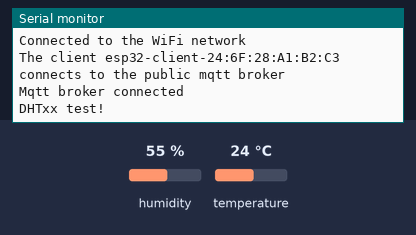
This sketch was run on a simulated ESP32. Parts: the last lines printed to the serial monitor. The test bench sets the inputs (shaded band); at power-on: humidity 55 %, temperature 24 °C. WiFi joins after 1.5 s; servers stay silent unless stated; no MQTT or app messages arrive unless stated.

Above: at 2.7 s.
2.8 s: humidity set to 22 %
At 3.9 s:
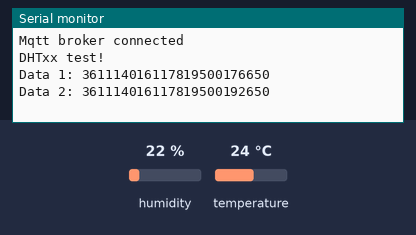
5.8 s: temperature set to 12 °C
At 8.5 s:
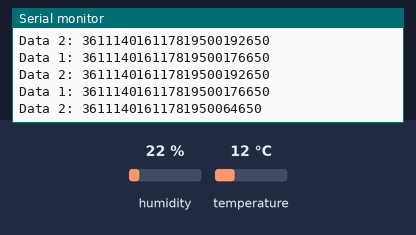
8.8 s: humidity set to 40 %
At 10.5 s:
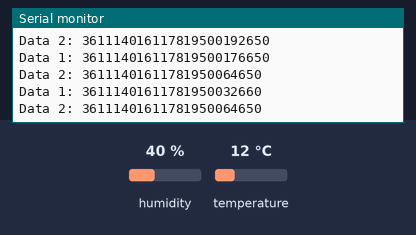

Measured:
- after the input at 2.8 s, the serial monitor: prints a new line after 0.76 s (image 1)
- after the input at 5.8 s, the serial monitor: prints a new line after 1.8 s (image 2)
- after the input at 8.8 s, the serial monitor: prints a new line after 0.78 s (image 3)

The sketch:

mqtt_temp.ino
```cpp
#include <WiFi.h>
#include <PubSubClient.h>

#include "DHT.h"
#define DHTPIN 4
#define DHTTYPE DHT22

// WiFi
const char* ssid = "Quadri";
const char* password = "summertime";

// MQTT Broker
const char *mqtt_broker = "172.20.10.5";
const int mqtt_port = 1883;
const char *topic1 = "IoT_Acres/Hum";
const char *topic2 = "IoT_Acres/Temp";

WiFiClient espClient;
PubSubClient client(espClient);

DHT dht(DHTPIN, DHTTYPE);

uint8_t data1[11];
uint8_t data2[11];
String deviceId = WiFi.macAddress();

void setup() {
 // Set software serial baud to 115200;
 Serial.begin(115200);

 //--------
  data1[0] = strtoul(deviceId.substring(0,2).c_str(), NULL, 16);
  data1[1] = strtoul(deviceId.substring(3,5).c_str(), NULL, 16);
  data1[2] = strtoul(deviceId.substring(6,8).c_str(), NULL, 16);
  data1[3] = strtoul(deviceId.substring(9,11).c_str(), NULL, 16);
  data1[4] = strtoul(deviceId.substring(12,14).c_str(), NULL, 16);
  data1[5] = strtoul(deviceId.substring(15).c_str(), NULL, 16);

  data2[0] = strtoul(deviceId.substring(0,2).c_str(), NULL, 16);
  data2[1] = strtoul(deviceId.substring(3,5).c_str(), NULL, 16);
  data2[2] = strtoul(deviceId.substring(6,8).c_str(), NULL, 16);
  data2[3] = strtoul(deviceId.substring(9,11).c_str(), NULL, 16);
  data2[4] = strtoul(deviceId.substring(12,14).c_str(), NULL, 16);
  data2[5] = strtoul(deviceId.substring(15).c_str(), NULL, 16);
 // connecting to a WiFi network
 WiFi.begin(ssid, password);

 while (WiFi.status() != WL_CONNECTED) {
     delay(500);
     Serial.println("Connecting to WiFi..");
 }
 Serial.println("Connected to the WiFi network");

 //connecting to a mqtt broker
 client.setServer(mqtt_broker, mqtt_port);

 //client.setCallback(callback);

 while (!client.connected()) {
     String client_id = "esp32-client-";
     client_id += String(WiFi.macAddress());
     Serial.printf("The client %s connects to the public mqtt broker\n", client_id.c_str());
     if (client.connect(client_id.c_str()))
     {
         Serial.println("Mqtt broker connected");
     }
     else {
         Serial.print("failed with state ");
         Serial.print(client.state());
         delay(2000);
     }
 }
 // publish and subscribe
 //client.publish(topic, "Hi EMQX I'm ESP32 ^^");
 //client.subscribe(topic);

 Serial.println(F("DHTxx test!"));

 dht.begin();

}

/*void callback(char *topic, byte *payload, unsigned int length) {
 Serial.print("Message arrived in topic: ");
 Serial.println(topic);
 Serial.print("Message:");
 for (int i = 0; i < length; i++) {
     Serial.print((char) payload[i]);
 }
 Serial.println();
 Serial.println("-----------------------");
}*/

void loop() {

   // Wait a few seconds between measurements.
  delay(2000);

  float h = dht.readHumidity();
  // Read temperature as Celsius (the default)
  float t = dht.readTemperature();
  // Read temperature as Fahrenheit (isFahrenheit = true)
  float f = dht.readTemperature(true);

  // Check if any reads failed and exit early (to try again).
  if (isnan(h) || isnan(t) || isnan(f)) {
    Serial.println(F("Failed to read from DHT sensor!"));
    return;
  }

  float hif = dht.computeHeatIndex(f, h);
  float hic = dht.computeHeatIndex(t, h, false);

  /*Serial.print(F("Humidity: "));
  Serial.print(h);
  Serial.print(F("%  Temperature: "));
  Serial.print(t);
  Serial.print(F("°C "));
  Serial.print(f);
  Serial.print(F("°F  Heat index: "));
  Serial.print(hic);
  Serial.print(F("°C "));
  Serial.print(hif);
  Serial.println(F("°F"));*/

  //String h_out = String(h);

  //dtostrf(h,0,2,data1);
  //dtostrf(t,0,2,data2);

  if (sizeof(data1) - 6 >= sizeof(float)) {
    // Copy the float into the next 4 bytes of data1, starting at position 6
    memcpy(data1 + 6, &h, sizeof(float));
  } else {
    // Handle error: not enough space to store the float
    Serial.println("Error: Not enough space to store the float");
  }

  if (sizeof(data2) - 6 >= sizeof(float)) {
    // Copy the float into the next 4 bytes of data1, starting at position 6
    memcpy(data2 + 6, &t, sizeof(float));
  } else {
    // Handle error: not enough space to store the float
    Serial.println("Error: Not enough space to store the float");
  }

  for(int i = 0; i < sizeof(data1); i++){
      if(i == 0){
        Serial.print("Data 1: ");
        Serial.print(data1[i]);
      }else{
        Serial.print(data1[i]);
      }
  }
  Serial.println(' ');

  for(int i = 0; i < sizeof(data2); i++){
      if(i == 0){
        Serial.print("Data 2: ");
        Serial.print(data2[i]);
      }else{
        Serial.print(data2[i]);
      }
  }
  Serial.println(' ');

  /*client.publish(topic1, data1, false);
  client.publish(topic2, data2, false);*/
  client.publish(topic1, (const uint8_t *)data1, sizeof(data1));
  client.publish(topic2, (const uint8_t *)data2, sizeof(data2));


  //client.subscribe(topic);

  client.loop();

}
```
